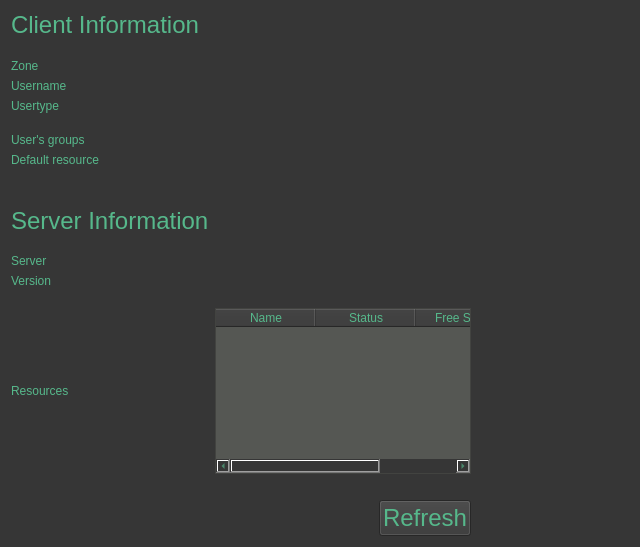
<?xml version="1.0" encoding="UTF-8"?>
<ui version="4.0">
 <class>tabInfo</class>
 <widget class="QWidget" name="tabInfo">
  <property name="geometry">
   <rect>
    <x>0</x>
    <y>0</y>
    <width>640</width>
    <height>547</height>
   </rect>
  </property>
  <property name="windowTitle">
   <string>Form</string>
  </property>
  <property name="styleSheet">
   <string notr="true">QWidget
{
	color: rgb(86, 184, 139);
	background-color: rgb(54, 54, 54);
	selection-background-color: rgb(58, 152, 112);
}

QTableWidget
{
	background-color: rgb(85, 87, 83);
}

QTextBrowser
{
	background-color: rgb(85, 87, 83);
}

</string>
  </property>
  <layout class="QHBoxLayout" name="horizontalLayout">
   <item>
    <layout class="QGridLayout" name="gridLayout">
     <item row="13" column="2">
      <widget class="QLabel" name="serverLabel">
       <property name="text">
        <string/>
       </property>
      </widget>
     </item>
     <item row="9" column="0">
      <widget class="QLabel" name="label_6">
       <property name="text">
        <string/>
       </property>
      </widget>
     </item>
     <item row="11" column="0">
      <widget class="QLabel" name="label_7">
       <property name="font">
        <font>
         <pointsize>18</pointsize>
         <italic>false</italic>
         <bold>false</bold>
        </font>
       </property>
       <property name="text">
        <string>Server Information</string>
       </property>
      </widget>
     </item>
     <item row="6" column="0">
      <spacer name="verticalSpacer_4">
       <property name="orientation">
        <enum>Qt::Vertical</enum>
       </property>
       <property name="sizeHint" stdset="0">
        <size>
         <width>20</width>
         <height>40</height>
        </size>
       </property>
      </spacer>
     </item>
     <item row="15" column="0">
      <spacer name="verticalSpacer_6">
       <property name="orientation">
        <enum>Qt::Vertical</enum>
       </property>
       <property name="sizeHint" stdset="0">
        <size>
         <width>20</width>
         <height>40</height>
        </size>
       </property>
      </spacer>
     </item>
     <item row="13" column="0">
      <widget class="QLabel" name="label_2">
       <property name="text">
        <string>Server</string>
       </property>
      </widget>
     </item>
     <item row="14" column="0">
      <widget class="QLabel" name="versionLabel_2">
       <property name="text">
        <string>Version</string>
       </property>
      </widget>
     </item>
     <item row="14" column="2">
      <widget class="QLabel" name="versionLabel">
       <property name="text">
        <string/>
       </property>
      </widget>
     </item>
     <item row="7" column="2">
      <widget class="QLabel" name="groupsLabel">
       <property name="text">
        <string/>
       </property>
      </widget>
     </item>
     <item row="17" column="2">
      <spacer name="horizontalSpacer">
       <property name="orientation">
        <enum>Qt::Horizontal</enum>
       </property>
       <property name="sizeHint" stdset="0">
        <size>
         <width>40</width>
         <height>20</height>
        </size>
       </property>
      </spacer>
     </item>
     <item row="4" column="0">
      <widget class="QLabel" name="label_4">
       <property name="text">
        <string>Username</string>
       </property>
      </widget>
     </item>
     <item row="0" column="0">
      <widget class="QLabel" name="label">
       <property name="font">
        <font>
         <pointsize>18</pointsize>
         <italic>false</italic>
         <bold>false</bold>
        </font>
       </property>
       <property name="text">
        <string>Client Information</string>
       </property>
      </widget>
     </item>
     <item row="1" column="0">
      <spacer name="verticalSpacer">
       <property name="orientation">
        <enum>Qt::Vertical</enum>
       </property>
       <property name="sizeHint" stdset="0">
        <size>
         <width>20</width>
         <height>40</height>
        </size>
       </property>
      </spacer>
     </item>
     <item row="7" column="0">
      <widget class="QLabel" name="label_5">
       <property name="text">
        <string>User's groups</string>
       </property>
      </widget>
     </item>
     <item row="3" column="2">
      <widget class="QLabel" name="zoneLabel">
       <property name="text">
        <string/>
       </property>
      </widget>
     </item>
     <item row="4" column="2">
      <widget class="QLabel" name="userLabel">
       <property name="text">
        <string/>
       </property>
      </widget>
     </item>
     <item row="12" column="0">
      <spacer name="verticalSpacer_5">
       <property name="orientation">
        <enum>Qt::Vertical</enum>
       </property>
       <property name="sizeHint" stdset="0">
        <size>
         <width>20</width>
         <height>40</height>
        </size>
       </property>
      </spacer>
     </item>
     <item row="5" column="2">
      <widget class="QLabel" name="typeLabel">
       <property name="text">
        <string/>
       </property>
      </widget>
     </item>
     <item row="18" column="2">
      <layout class="QHBoxLayout" name="horizontalLayout_3">
       <item>
        <spacer name="horizontalSpacer_2">
         <property name="orientation">
          <enum>Qt::Horizontal</enum>
         </property>
         <property name="sizeHint" stdset="0">
          <size>
           <width>40</width>
           <height>20</height>
          </size>
         </property>
        </spacer>
       </item>
       <item>
        <widget class="QPushButton" name="refreshButton">
         <property name="font">
          <font>
           <pointsize>18</pointsize>
           <italic>false</italic>
           <bold>false</bold>
          </font>
         </property>
         <property name="text">
          <string>Refresh</string>
         </property>
        </widget>
       </item>
      </layout>
     </item>
     <item row="10" column="0">
      <spacer name="verticalSpacer_2">
       <property name="orientation">
        <enum>Qt::Vertical</enum>
       </property>
       <property name="sizeHint" stdset="0">
        <size>
         <width>20</width>
         <height>40</height>
        </size>
       </property>
      </spacer>
     </item>
     <item row="16" column="0">
      <widget class="QLabel" name="label_9">
       <property name="text">
        <string>Resources</string>
       </property>
      </widget>
     </item>
     <item row="3" column="0">
      <widget class="QLabel" name="label_3">
       <property name="text">
        <string>Zone</string>
       </property>
      </widget>
     </item>
     <item row="5" column="0">
      <widget class="QLabel" name="label_10">
       <property name="text">
        <string>Usertype</string>
       </property>
      </widget>
     </item>
     <item row="16" column="2">
      <widget class="QTableWidget" name="rescTable">
       <property name="editTriggers">
        <set>QAbstractItemView::NoEditTriggers</set>
       </property>
       <property name="selectionMode">
        <enum>QAbstractItemView::NoSelection</enum>
       </property>
       <property name="selectionBehavior">
        <enum>QAbstractItemView::SelectRows</enum>
       </property>
       <column>
        <property name="text">
         <string>Name</string>
        </property>
       </column>
       <column>
        <property name="text">
         <string>Status</string>
        </property>
       </column>
       <column>
        <property name="text">
         <string>Free Space</string>
        </property>
       </column>
      </widget>
     </item>
     <item row="8" column="0">
      <widget class="QLabel" name="label_8">
       <property name="text">
        <string>Default resource</string>
       </property>
      </widget>
     </item>
     <item row="8" column="2">
      <widget class="QLabel" name="rescLabel">
       <property name="text">
        <string/>
       </property>
      </widget>
     </item>
    </layout>
   </item>
   <item>
    <spacer name="horizontalSpacer_3">
     <property name="orientation">
      <enum>Qt::Horizontal</enum>
     </property>
     <property name="sizeHint" stdset="0">
      <size>
       <width>40</width>
       <height>20</height>
      </size>
     </property>
    </spacer>
   </item>
  </layout>
 </widget>
 <resources/>
 <connections/>
</ui>
